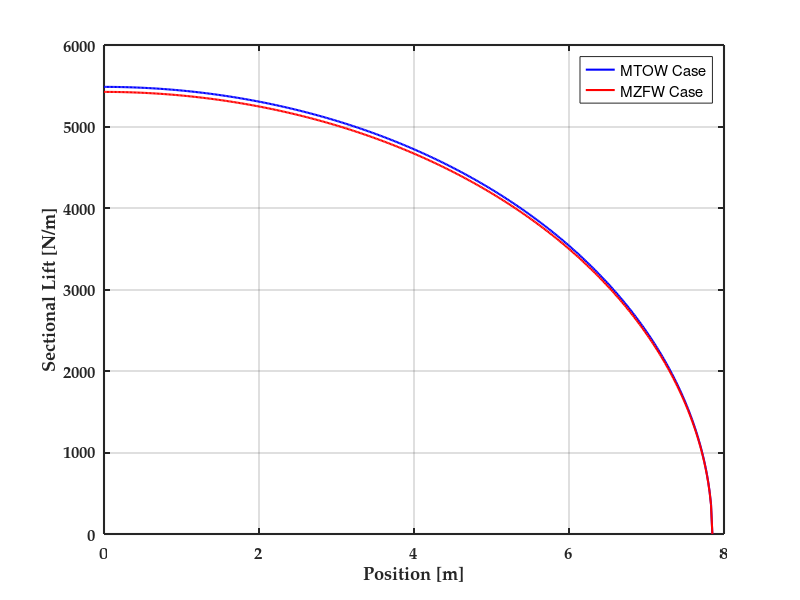
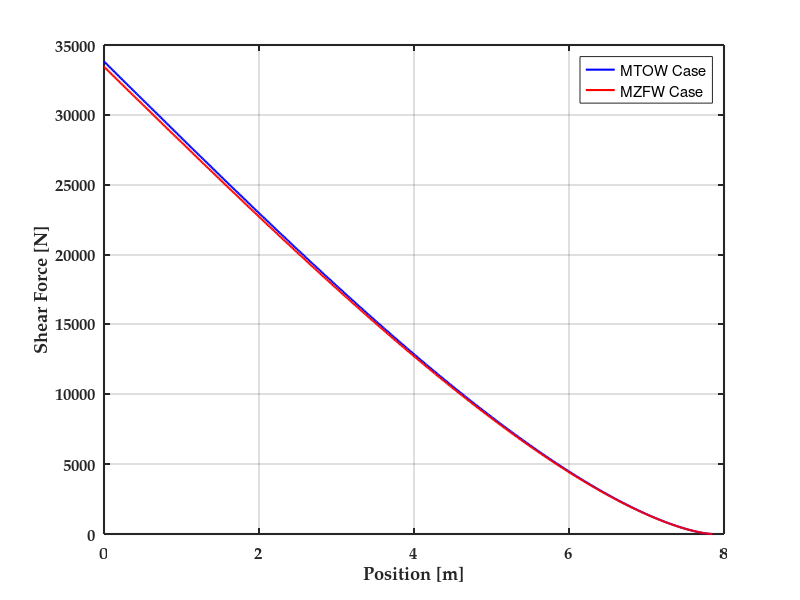
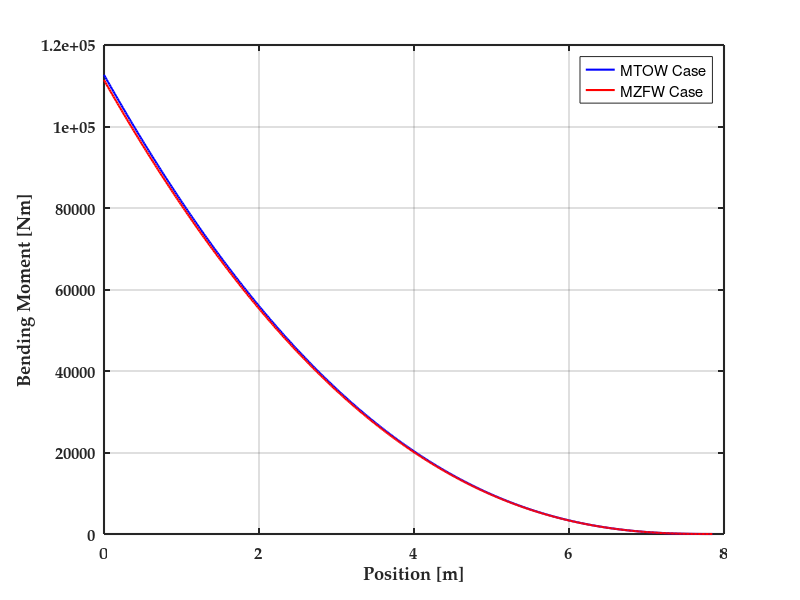
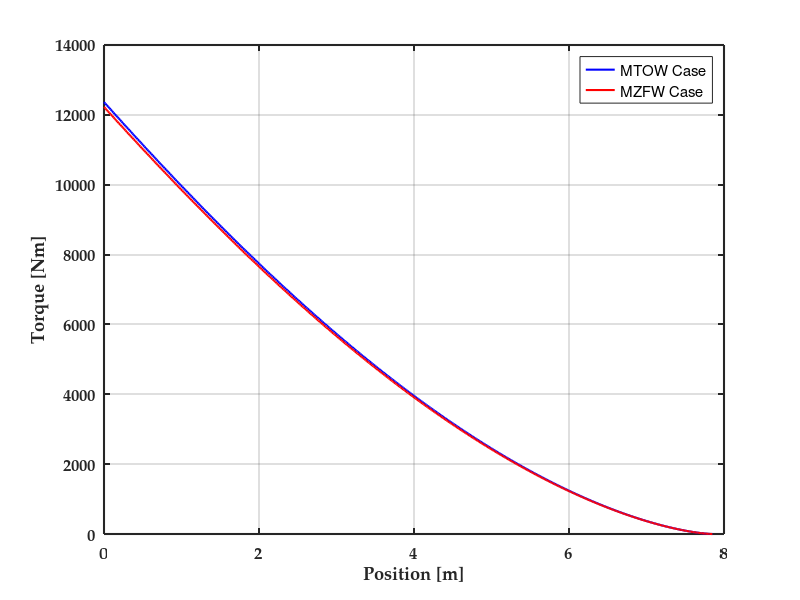

Reproduce these figures in MATLAB, in order.
%Dependencies: StringerCounterFunc.m and SweepCalcFunc.m
clear
clc
bluez=[0 0 1];
redz=[1 0 0];
greenz=[0 0.75 0];
lilaz=[0.75 0 0.75];
orangz=[1 0.5 0];
colorz={bluez, redz, greenz, orangz, lilaz};
density= 1565; %of tailplane material
Vtail_W = 1900; %Weight of tailplane kg


n=451; %Number of discretizations

cbar= 3.7; %Mean aerodynamic chord of vertical stabiliser (m)
lambda=0.55; %Taper ratio
ctip= 1.5; %tip chord length
croot=ctip/lambda;
l_unswept= 6.5; %Length of vertical stabiliser (m) without sweep (in the z direction)
sweep=34.1; %Stabiliser sweep angle (deg)

fs_c=0.2; %Front spar chord percentage
rs_c=0.7; %Rear spar chord percentage

LF=3.75; %load factor

%Solving moment balance for OEI case to find lift force
thrust=322000; %Engine thrust (N)
engine_y= 3.7; %Engine cg y coordinate (m)
ac_xcg=36; %Aircraft overall x_cg (m), using MTOW as aftmost
ac_xcg_alt =35.6; %x_cg (m) for ZW case
vert_le_x= 70.3; %x coordinate of vertical stabiliser leading edge at root (m)

L=(engine_y*thrust)/(cbar/4+vert_le_x- ac_xcg);
L_alt=(engine_y*thrust)/(cbar/4+vert_le_x- ac_xcg_alt);


%DOING DISTRIBUTION ALONG SWEPT COORDINATE
l=l_unswept/cosd(sweep); %Swept length of stabiliser
dl=flip(linspace(0,l,n+1)); %Discretizing wing into 1000 sections AND flipping it so it goes from tip to root

L0=(4*L)/(pi*l);
dL=L0*sqrt(1- (dl/l).^2); % Sectional lift profile

L0_alt=(4*L_alt)/(pi*l);
dL_alt=L0_alt*sqrt(1- (dl/l).^2);

figure
box on
set(findobj(gcf,'type','axes'),'FontName','Palatino','FontSize',12,'FontWeight','Bold', 'LineWidth', 1.5);
hold on
grid on
plot(dl,dL,'-','Color',colorz{1},'LineWidth',1.5);
plot(dl,dL_alt,'-','Color',colorz{2},'LineWidth',1.5);

xlabel('Position [m]')
ylabel('Sectional Lift [N/m]')
legend('MTOW Case', 'MZFW Case')
lift=trapz(dL,dl); % (might be slightly different due to integration errors)
hold off


%--------------------------Inertial loads------------------------------
%Not needed in vertical stabiliser case (perpendicular to lift)
%But I guess it's nice to have in case of structural calculations
W=LF*Vtail_W*9.81; %Vertical stabiliser weight (N)
% wSecMax=(2*W)/(l_unswept*(ctip/croot+ 1)); %Maximum sectional weight i.e. at the root (in N/m)
% wSecMin=(ctip/croot)*wSecMax; %Minimum sectional weight i.e. at the tip (in N/m)
% 
% %Weight distribution along horizontal stabiliser (straight line equation):
% wSec=((wSecMin-wSecMax)/l_unswept).*flip(dl)+wSecMax;
% 
% %Plotting weight distribution
% figure
% box on
% set(findobj(gcf,'type','axes'),'FontName','Palatino','FontSize',12,'FontWeight','Bold', 'LineWidth', 1.5);
% hold on
% grid on
% plot(flip(dl),wSec,'LineWidth',1.5)
% xlabel('Spanwise Position [m]')
% ylabel('Sectional Weight [N/m]')
% 
% hold off
%Weight of ONE Wing in N
yspan = linspace(0,l_unswept,100);
semispan = l_unswept;
S1 = 6.96;%Area wingbox  
S2 = S1*(lambda)^2;
WingBox_Volume = 1/3*(S1+S2+(S1*S2)^(1/2))*semispan;

Area_Span = (S1*(lambda^2-2*lambda+1))*(yspan./semispan).^2 + (S1*(-2+2*lambda)).*(yspan./semispan) + S1;
WingW_Span = ((W)/WingBox_Volume).*Area_Span;



% 
% plot(yspan,WingW_Span,'r--')
% set(findobj(gcf,'type','axes'),'FontName','Palatino','FontSize',12,'FontWeight','Bold', 'LineWidth', 1.5);
% legend('Sectional Weight')
% xlabel('Position [m]')
% ylabel('Sectional Weight [N/m]')
% title('Vertical Tail: Load Case 2')
% grid on




%-----------------Shear Force and Bending Moment-----------------------
Lsec=[0,(dL(1:end-1)+dL(2:end)).*(dl(1:end-1)-dl(2:end))/2];
SF=cumsum(Lsec); %Hehe funni
dM=[0,(SF(1:end-1)+SF(2:end)).*(dl(1:end-1)- dl(2:end))/2];
BM=cumsum(dM); %funni 2.0

Lsec_alt= [0,(dL_alt(1:end-1) + dL_alt(2:end)).*(dl(1:end-1)-dl(2:end))/2];
SF_alt=cumsum(Lsec_alt); %Hehe funni
dM_alt=[0,(SF_alt(1:end-1)+ SF_alt(2:end)).*(dl(1:end-1)-dl(2:end))/2];
BM_alt=cumsum(dM_alt); %funni 2.0

figure
box on
set(findobj(gcf,'type','axes'),'FontName','Palatino','FontSize',12,'FontWeight','Bold', 'LineWidth', 1.5);
hold on
grid on
plot(dl,SF,'-','Color',colorz{1},'LineWidth',1.5);
plot(dl,SF_alt,'-','Color',colorz{2},'LineWidth',1.5);
xlabel('Position [m]')
ylabel('Shear Force [N]')
legend('MTOW Case', 'MZFW Case');

figure
box on
set(findobj(gcf,'type','axes'),'FontName','Palatino','FontSize',12,'FontWeight','Bold', 'LineWidth', 1.5);
hold on
grid on
plot(dl,BM,'-','Color',colorz{1},'LineWidth',1.5);
plot(dl,BM_alt,'-','Color',colorz{2},'LineWidth',1.5);
xlabel('Position [m]')
ylabel('Bending Moment [Nm]')
legend('MTOW Case', 'MZFW Case');

save("bm_vtail",'BM'); %BENDING MOMENT OF VTAIL
save("sf_vtail",'SF'); %SHEAR FORCE OF VTAILL


%-----------------------------Torque-----------------------------------
c_swept=flip(linspace(croot,ctip,n+1))*cosd(sweep); %Discretize Spanwise chord distribution into 1000 sections, from tip to root, swept length (used only for Torque calculation)
flex_c=(fs_c+rs_c)/2; %Chordwise percentage Position of flexural axis (assumed to be halfway between both spars)
%No pitching/M0 (symmetric airfoil) loading and no weight/inertial loading (vertical stabiliser)
dT=Lsec.*(flex_c-0.25).*c_swept; %Sectional torque (Nm)
T=cumsum(dT);

dT_alt=Lsec_alt.*(flex_c-0.25).*c_swept; %Sectional torque (Nm)
T_alt=cumsum(dT_alt);

figure
box on
set(findobj(gcf,'type','axes'),'FontName','Palatino','FontSize',12,'FontWeight','Bold', 'LineWidth', 1.5);
hold on
grid on
plot(dl,T,'-','Color',colorz{1},'LineWidth',1.5);
plot(dl,T_alt,'-','Color',colorz{2},'LineWidth',1.5);
xlabel('Position [m]')
ylabel('Torque [Nm]')
legend('MTOW Case', 'MZFW Case');

save("torque_vtail",'T'); %effective panel thick

% Vertical stabiliser planform dimensions:
S_v = 29.1; % Reference area in m^2 (Change based on design)
AR_v = 1.6; % Aspect ratio of the vertical stabilizer
lambda_v = 0.55; % Taper ratio (tip chord / root chord)
sweep_v = 34.1; % Leading-edge sweep angle of vertical stabilizer (in degrees)

bperp_v = sqrt(AR_v * S_v); % Vertical span (height of vertical stabilizer)
b_v = bperp_v / cosd(sweep_v); % Actual slant height considering sweep
s_v = bperp_v ; % Semispan (half of the vertical stabilizer height)

% Spanwise points from root to tip
yspan_v = linspace(0, bperp_v, 452); 

% Spanwise position at root and tip
yroot_v = 0; % Root (base of the vertical stabilizer)
ytip_v = b_v ; % Tip (top of the vertical stabilizer)

% Save the spanwise coordinate data
save('yspan_vtail', 'yspan_v')

maxvalue = [max(abs([SF,SF_alt])),max(abs([BM,BM_alt])),max(abs([T,T_alt]))]
